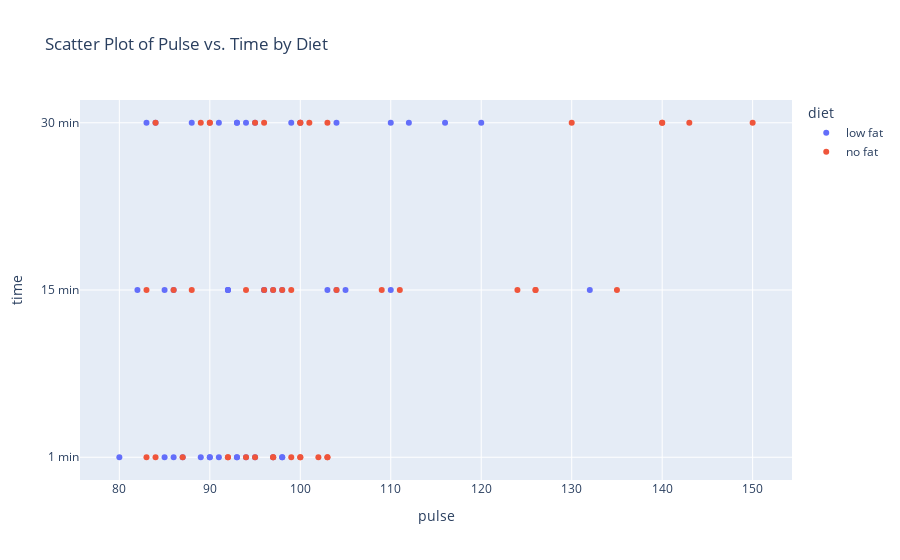
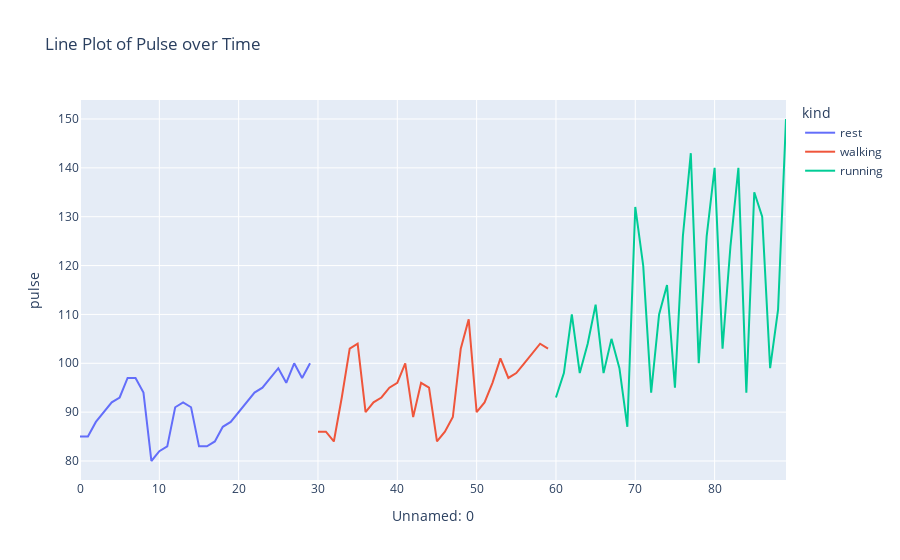
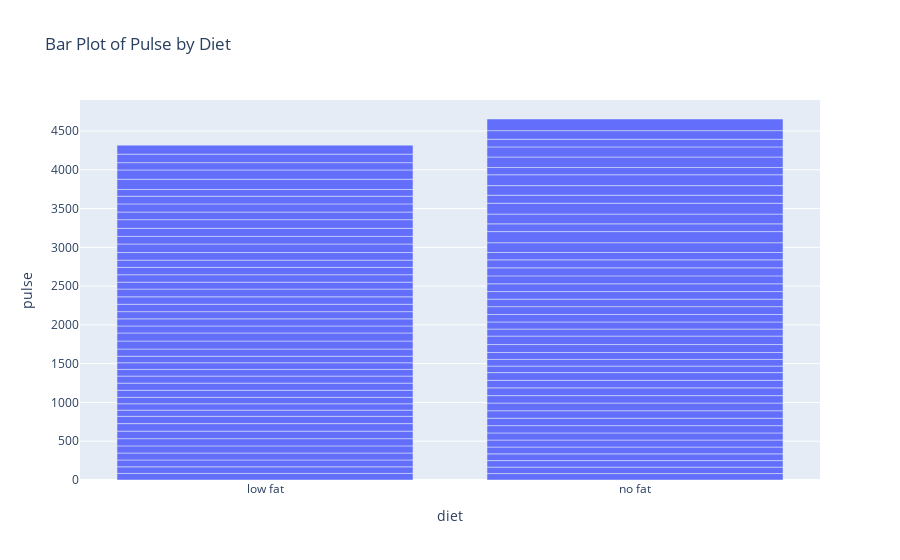
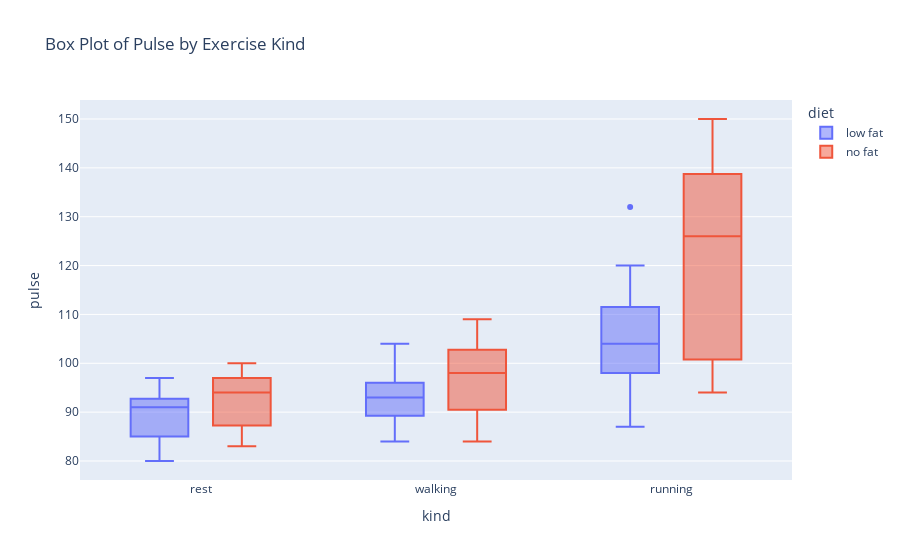

The notebook cell saved with these charts, in order:
### Code cell
import plotly.graph_objects as go
import plotly.express as px

# Scatter Plot
scatter_fig = px.scatter(data_frame=data, x='pulse', y='time', color='diet', title='Scatter Plot of Pulse vs. Time by Diet')
scatter_fig.show()

# Line Plot
line_fig = px.line(data_frame=data, x='Unnamed: 0', y='pulse', color='kind', title='Line Plot of Pulse over Time')
line_fig.show()

# Bar Plot
bar_fig = px.bar(data_frame=data, x='diet', y='pulse', title='Bar Plot of Pulse by Diet')
bar_fig.show()

# Box Plot
box_fig = px.box(data_frame=data, x='kind', y='pulse', color='diet', title='Box Plot of Pulse by Exercise Kind')
box_fig.show()

# Histogram
hist_fig = px.histogram(data_frame=data, x='pulse', title='Histogram of Pulse')
hist_fig.show()

# Violin Plot
violin_fig = px.violin(data_frame=data, x='diet', y='pulse', box=True, title='Violin Plot of Pulse by Diet')
violin_fig.show()

# Pie Chart
pie_fig = px.pie(data_frame=data, names='diet', title='Pie Chart of Diet Distribution')
pie_fig.show()

# Area Plot
area_fig = px.area(data_frame=data, x='Unnamed: 0', y='pulse', title='Area Plot of Pulse over Time')
area_fig.show()

# Heatmap
heatmap_fig = px.density_heatmap(data_frame=data, x='diet', y='pulse', title='Heatmap of Pulse by Diet')
heatmap_fig.show()

# Scatter Matrix Plot
scatter_matrix_fig = px.scatter_matrix(data_frame=data, dimensions=['pulse', 'Unnamed: 0'], color='kind',
                                       title='Scatter Matrix Plot of Pulse and Time')
scatter_matrix_fig.show()

# Line Plot with Error Bars
line_error_fig = px.line(data_frame=data, x='time', y='pulse', error_y='pulse', title='Line Plot with Error Bars')
line_error_fig.show()

# 3D Scatter Plot
scatter_3d_fig = px.scatter_3d(data_frame=data, x='pulse', y='time', z='Unnamed: 0', color='kind',
                                title='3D Scatter Plot of Pulse, Time, and Index')
scatter_3d_fig.show()

# Contour Plot
contour_fig = px.density_contour(data_frame=data, x='pulse', y='time', title='Contour Plot of Pulse and Time')
contour_fig.show()

# Polar Plot
polar_fig = px.scatter_polar(data_frame=data, r='pulse', theta='time', color='diet', title='Polar Plot of Pulse and Time by Diet')
polar_fig.show()

### Figure 1 — Plotly figure (JSON) as saved in the notebook; plotly's stock layout.template omitted (floating-point values rounded to 4 significant figures)
{"data": [{"hovertemplate": "diet=low fat<br>pulse=%{x}<br>time=%{y}<extra></extra>", "legendgroup": "low fat", "marker": {"color": "#636efa", "symbol": "circle"}, "mode": "markers", "name": "low fat", "orientation": "h", "showlegend": true, "type": "scatter", "x": [85, 85, 88, 90, 92, 93, 97, 97, 94, 80, 82, 83, 91, 92, 91, 86, 86, 84, 93, 103, 104, 90, 92, 93, 95, 96, 100, 89, 96, 95, 93, 98, 110, 98, 104, 112, 98, 105, 99, 87, 132, 120, 94, 110, 116], "xaxis": "x", "y": ["1 min", "15 min", "30 min", "1 min", "15 min", "30 min", "1 min", "15 min", "30 min", "1 min", "15 min", "30 min", "1 min", "15 min", "30 min", "1 min", "15 min", "30 min", "1 min", "15 min", "30 min", "1 min", "15 min", "30 min", "1 min", "15 min", "30 min", "1 min", "15 min", "30 min", "1 min", "15 min", "30 min", "1 min", "15 min", "30 min", "1 min", "15 min", "30 min", "1 min", "15 min", "30 min", "1 min", "15 min", "30 min"], "yaxis": "y"}, {"hovertemplate": "diet=no fat<br>pulse=%{x}<br>time=%{y}<extra></extra>", "legendgroup": "no fat", "marker": {"color": "#EF553B", "symbol": "circle"}, "mode": "markers", "name": "no fat", "orientation": "h", "showlegend": true, "type": "scatter", "x": [83, 83, 84, 87, 88, 90, 92, 94, 95, 97, 99, 96, 100, 97, 100, 84, 86, 89, 103, 109, 90, 92, 96, 101, 97, 98, 100, 102, 104, 103, 95, 126, 143, 100, 126, 140, 103, 124, 140, 94, 135, 130, 99, 111, 150], "xaxis": "x", "y": ["1 min", "15 min", "30 min", "1 min", "15 min", "30 min", "1 min", "15 min", "30 min", "1 min", "15 min", "30 min", "1 min", "15 min", "30 min", "1 min", "15 min", "30 min", "1 min", "15 min", "30 min", "1 min", "15 min", "30 min", "1 min", "15 min", "30 min", "1 min", "15 min", "30 min", "1 min", "15 min", "30 min", "1 min", "15 min", "30 min", "1 min", "15 min", "30 min", "1 min", "15 min", "30 min", "1 min", "15 min", "30 min"], "yaxis": "y"}], "layout": {"legend": {"title": {"text": "diet"}, "tracegroupgap": 0}, "title": {"text": "Scatter Plot of Pulse vs. Time by Diet"}, "xaxis": {"anchor": "y", "domain": [0, 1], "title": {"text": "pulse"}}, "yaxis": {"anchor": "x", "domain": [0, 1], "title": {"text": "time"}}}}

### Figure 2 — Plotly figure (JSON) as saved in the notebook; plotly's stock layout.template omitted (floating-point values rounded to 4 significant figures)
{"data": [{"hovertemplate": "kind=rest<br>Unnamed: 0=%{x}<br>pulse=%{y}<extra></extra>", "legendgroup": "rest", "line": {"color": "#636efa", "dash": "solid"}, "marker": {"symbol": "circle"}, "mode": "lines", "name": "rest", "orientation": "v", "showlegend": true, "type": "scatter", "x": [0, 1, 2, 3, 4, 5, 6, 7, 8, 9, 10, 11, 12, 13, 14, 15, 16, 17, 18, 19, 20, 21, 22, 23, 24, 25, 26, 27, 28, 29], "xaxis": "x", "y": [85, 85, 88, 90, 92, 93, 97, 97, 94, 80, 82, 83, 91, 92, 91, 83, 83, 84, 87, 88, 90, 92, 94, 95, 97, 99, 96, 100, 97, 100], "yaxis": "y"}, {"hovertemplate": "kind=walking<br>Unnamed: 0=%{x}<br>pulse=%{y}<extra></extra>", "legendgroup": "walking", "line": {"color": "#EF553B", "dash": "solid"}, "marker": {"symbol": "circle"}, "mode": "lines", "name": "walking", "orientation": "v", "showlegend": true, "type": "scatter", "x": [30, 31, 32, 33, 34, 35, 36, 37, 38, 39, 40, 41, 42, 43, 44, 45, 46, 47, 48, 49, 50, 51, 52, 53, 54, 55, 56, 57, 58, 59], "xaxis": "x", "y": [86, 86, 84, 93, 103, 104, 90, 92, 93, 95, 96, 100, 89, 96, 95, 84, 86, 89, 103, 109, 90, 92, 96, 101, 97, 98, 100, 102, 104, 103], "yaxis": "y"}, {"hovertemplate": "kind=running<br>Unnamed: 0=%{x}<br>pulse=%{y}<extra></extra>", "legendgroup": "running", "line": {"color": "#00cc96", "dash": "solid"}, "marker": {"symbol": "circle"}, "mode": "lines", "name": "running", "orientation": "v", "showlegend": true, "type": "scatter", "x": [60, 61, 62, 63, 64, 65, 66, 67, 68, 69, 70, 71, 72, 73, 74, 75, 76, 77, 78, 79, 80, 81, 82, 83, 84, 85, 86, 87, 88, 89], "xaxis": "x", "y": [93, 98, 110, 98, 104, 112, 98, 105, 99, 87, 132, 120, 94, 110, 116, 95, 126, 143, 100, 126, 140, 103, 124, 140, 94, 135, 130, 99, 111, 150], "yaxis": "y"}], "layout": {"legend": {"title": {"text": "kind"}, "tracegroupgap": 0}, "title": {"text": "Line Plot of Pulse over Time"}, "xaxis": {"anchor": "y", "domain": [0, 1], "title": {"text": "Unnamed: 0"}}, "yaxis": {"anchor": "x", "domain": [0, 1], "title": {"text": "pulse"}}}}

### Figure 3 — Plotly figure (JSON) as saved in the notebook; plotly's stock layout.template omitted (floating-point values rounded to 4 significant figures)
{"data": [{"alignmentgroup": "True", "hovertemplate": "diet=%{x}<br>pulse=%{y}<extra></extra>", "legendgroup": "", "marker": {"color": "#636efa", "pattern": {"shape": ""}}, "name": "", "offsetgroup": "", "orientation": "v", "showlegend": false, "textposition": "auto", "type": "bar", "x": ["low fat", "low fat", "low fat", "low fat", "low fat", "low fat", "low fat", "low fat", "low fat", "low fat", "low fat", "low fat", "low fat", "low fat", "low fat", "no fat", "no fat", "no fat", "no fat", "no fat", "no fat", "no fat", "no fat", "no fat", "no fat", "no fat", "no fat", "no fat", "no fat", "no fat", "low fat", "low fat", "low fat", "low fat", "low fat", "low fat", "low fat", "low fat", "low fat", "low fat", "low fat", "low fat", "low fat", "low fat", "low fat", "no fat", "no fat", "no fat", "no fat", "no fat", "no fat", "no fat", "no fat", "no fat", "no fat", "no fat", "no fat", "no fat", "no fat", "no fat", "low fat", "low fat", "low fat", "low fat", "low fat", "low fat", "low fat", "low fat", "low fat", "low fat", "low fat", "low fat", "low fat", "low fat", "low fat", "no fat", "no fat", "no fat", "no fat", "no fat", "no fat", "no fat", "no fat", "no fat", "no fat", "no fat", "no fat", "no fat", "no fat", "no fat"], "xaxis": "x", "y": [85, 85, 88, 90, 92, 93, 97, 97, 94, 80, 82, 83, 91, 92, 91, 83, 83, 84, 87, 88, 90, 92, 94, 95, 97, 99, 96, 100, 97, 100, 86, 86, 84, 93, 103, 104, 90, 92, 93, 95, 96, 100, 89, 96, 95, 84, 86, 89, 103, 109, 90, 92, 96, 101, 97, 98, 100, 102, 104, 103, 93, 98, 110, 98, 104, 112, 98, 105, 99, 87, 132, 120, 94, 110, 116, 95, 126, 143, 100, 126, 140, 103, 124, 140, 94, 135, 130, 99, 111, 150], "yaxis": "y"}], "layout": {"barmode": "relative", "legend": {"tracegroupgap": 0}, "title": {"text": "Bar Plot of Pulse by Diet"}, "xaxis": {"anchor": "y", "domain": [0, 1], "title": {"text": "diet"}}, "yaxis": {"anchor": "x", "domain": [0, 1], "title": {"text": "pulse"}}}}

### Figure 4 — Plotly figure (JSON) as saved in the notebook; plotly's stock layout.template omitted (floating-point values rounded to 4 significant figures)
{"data": [{"alignmentgroup": "True", "hovertemplate": "diet=low fat<br>kind=%{x}<br>pulse=%{y}<extra></extra>", "legendgroup": "low fat", "marker": {"color": "#636efa"}, "name": "low fat", "notched": false, "offsetgroup": "low fat", "orientation": "v", "showlegend": true, "type": "box", "x": ["rest", "rest", "rest", "rest", "rest", "rest", "rest", "rest", "rest", "rest", "rest", "rest", "rest", "rest", "rest", "walking", "walking", "walking", "walking", "walking", "walking", "walking", "walking", "walking", "walking", "walking", "walking", "walking", "walking", "walking", "running", "running", "running", "running", "running", "running", "running", "running", "running", "running", "running", "running", "running", "running", "running"], "x0": " ", "xaxis": "x", "y": [85, 85, 88, 90, 92, 93, 97, 97, 94, 80, 82, 83, 91, 92, 91, 86, 86, 84, 93, 103, 104, 90, 92, 93, 95, 96, 100, 89, 96, 95, 93, 98, 110, 98, 104, 112, 98, 105, 99, 87, 132, 120, 94, 110, 116], "y0": " ", "yaxis": "y"}, {"alignmentgroup": "True", "hovertemplate": "diet=no fat<br>kind=%{x}<br>pulse=%{y}<extra></extra>", "legendgroup": "no fat", "marker": {"color": "#EF553B"}, "name": "no fat", "notched": false, "offsetgroup": "no fat", "orientation": "v", "showlegend": true, "type": "box", "x": ["rest", "rest", "rest", "rest", "rest", "rest", "rest", "rest", "rest", "rest", "rest", "rest", "rest", "rest", "rest", "walking", "walking", "walking", "walking", "walking", "walking", "walking", "walking", "walking", "walking", "walking", "walking", "walking", "walking", "walking", "running", "running", "running", "running", "running", "running", "running", "running", "running", "running", "running", "running", "running", "running", "running"], "x0": " ", "xaxis": "x", "y": [83, 83, 84, 87, 88, 90, 92, 94, 95, 97, 99, 96, 100, 97, 100, 84, 86, 89, 103, 109, 90, 92, 96, 101, 97, 98, 100, 102, 104, 103, 95, 126, 143, 100, 126, 140, 103, 124, 140, 94, 135, 130, 99, 111, 150], "y0": " ", "yaxis": "y"}], "layout": {"boxmode": "group", "legend": {"title": {"text": "diet"}, "tracegroupgap": 0}, "title": {"text": "Box Plot of Pulse by Exercise Kind"}, "xaxis": {"anchor": "y", "domain": [0, 1], "title": {"text": "kind"}}, "yaxis": {"anchor": "x", "domain": [0, 1], "title": {"text": "pulse"}}}}
